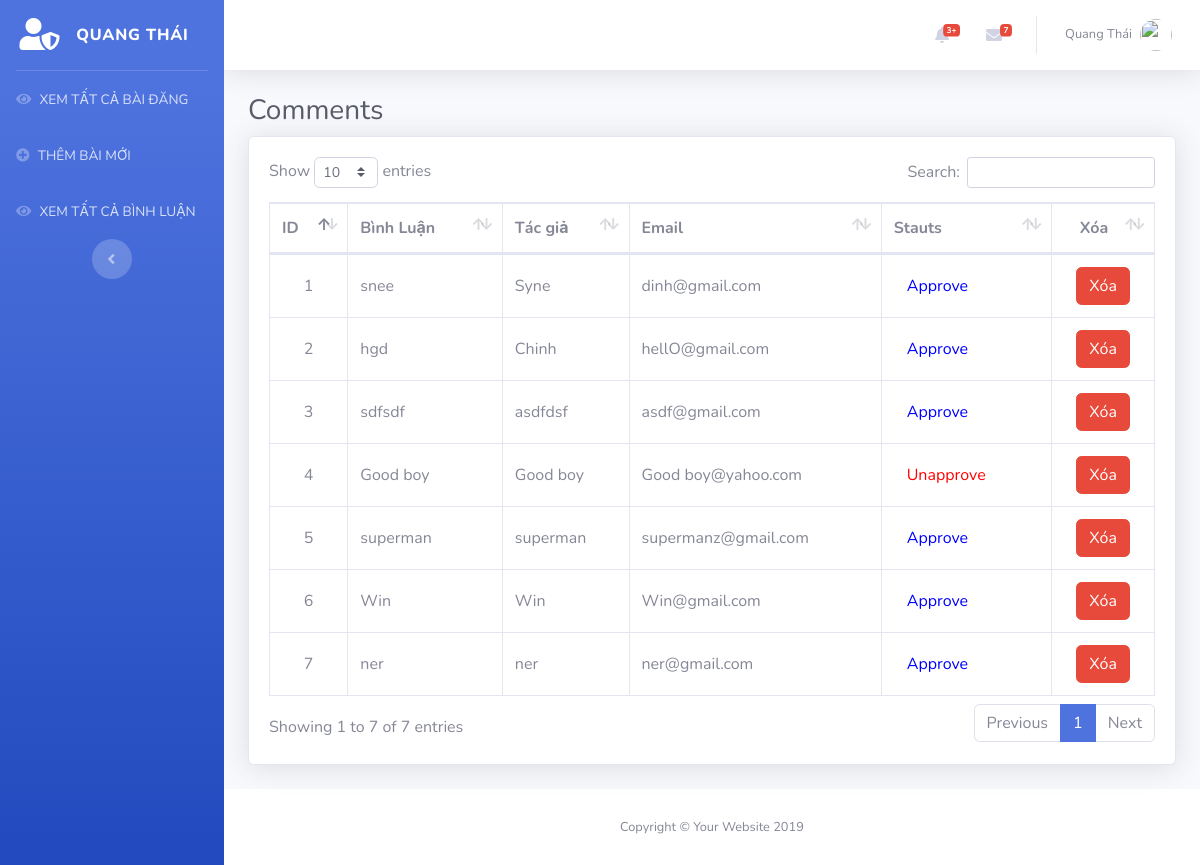
The app's page /admin/comment.php with its own data.
### tables this page shows
CREATE TABLE `comments` (
  `comment_id` int(10) NOT NULL,
  `post_id` int(10) NOT NULL,
  `comment_name` varchar(100) NOT NULL,
  `comment_email` varchar(100) NOT NULL,
  `comment_text` text NOT NULL,
  `status` text NOT NULL
);

### admin/comment.php (the view, shortened to what this page needs)
<?php
include_once 'header.php';
?>
<div class="container-fluid">
	<h1 class="h3 mb-2 text-gray-800">Comments</h1>
	<div class="card shadow mb-4">
		<div class="card-body">
			<div class="table-responsive table-hover">
				<table class="table table-bordered" id="dataTable" width="100%" cellspacing="0">
					<thead>
						<tr>
							<th>ID</th>
							<th>Bình Luận</th>
							<th>Tác giả</th>
							<th>Email</th>
							<th>Stauts</th>
							<th style="text-align: center;">Xóa</th>
						</tr>
					</thead>
					<tbody>
						<?php
						include("../connection.php");
						$get_comments = "select * from comments";
						$run_comments = mysqli_query($con,$get_comments);
						$i=1;
						while ($row_comments = mysqli_fetch_array($run_comments)){
							$comment_id = $row_comments['comment_id'];
							$comment_name = $row_comments['comment_name'];
							$comment_email = $row_comments['comment_email'];
							$comment_text = $row_comments['comment_text'];
							$status = $row_comments['status'];
							?>
							<tr>
								<td class="text-center"><?php echo $i++; ?></td>
								<td><?php echo $comment_text; ?></td>
								<td><?php echo $comment_name; ?></td>
								<td><?php echo $comment_email; ?></td>
								<td>
									<?php
									if($status=='approve')
									{
										echo "<a href='comment_status.php?unapprove=$comment_id' style='color:red' class='btn'>Unapprove</a>";
									}
									else {
										echo "<a href='comment_status.php?approve=$comment_id' style='color:blue' class='btn'>Approve</a>";
									}
									?>
								</td>
								<td style="text-align: center;">
									<a onclick="return confirm('Bạn có thực sự muốn xóa nó ?');" href="del_comment.php?del=<?php echo $comment_id ?>" class="btn btn-danger">Xóa
									</a>
								</div>
					<?php } ?>
<?php
include_once 'footer.php';
?>

### admin/header.php (style rules this page uses)
#dataTable tr,th,td { vertical-align: middle !important; }

### records on screen
comments: comment_text "snee", comment_name "Syne", comment_email "dinh@gmail.com"
comments: comment_text "hgd", comment_name "Chinh", comment_email "hellO@gmail.com"
comments: comment_text "sdfsdf", comment_name "asdfdsf", comment_email "asdf@gmail.com"
comments: comment_text "Good boy", comment_name "Good boy", comment_email "Good boy@yahoo.com"
comments: comment_text "superman", comment_name "superman", comment_email "supermanz@gmail.com"
comments: comment_text "Win", comment_name "Win", comment_email "Win@gmail.com"
comments: comment_text "ner", comment_name "ner", comment_email "ner@gmail.com"
